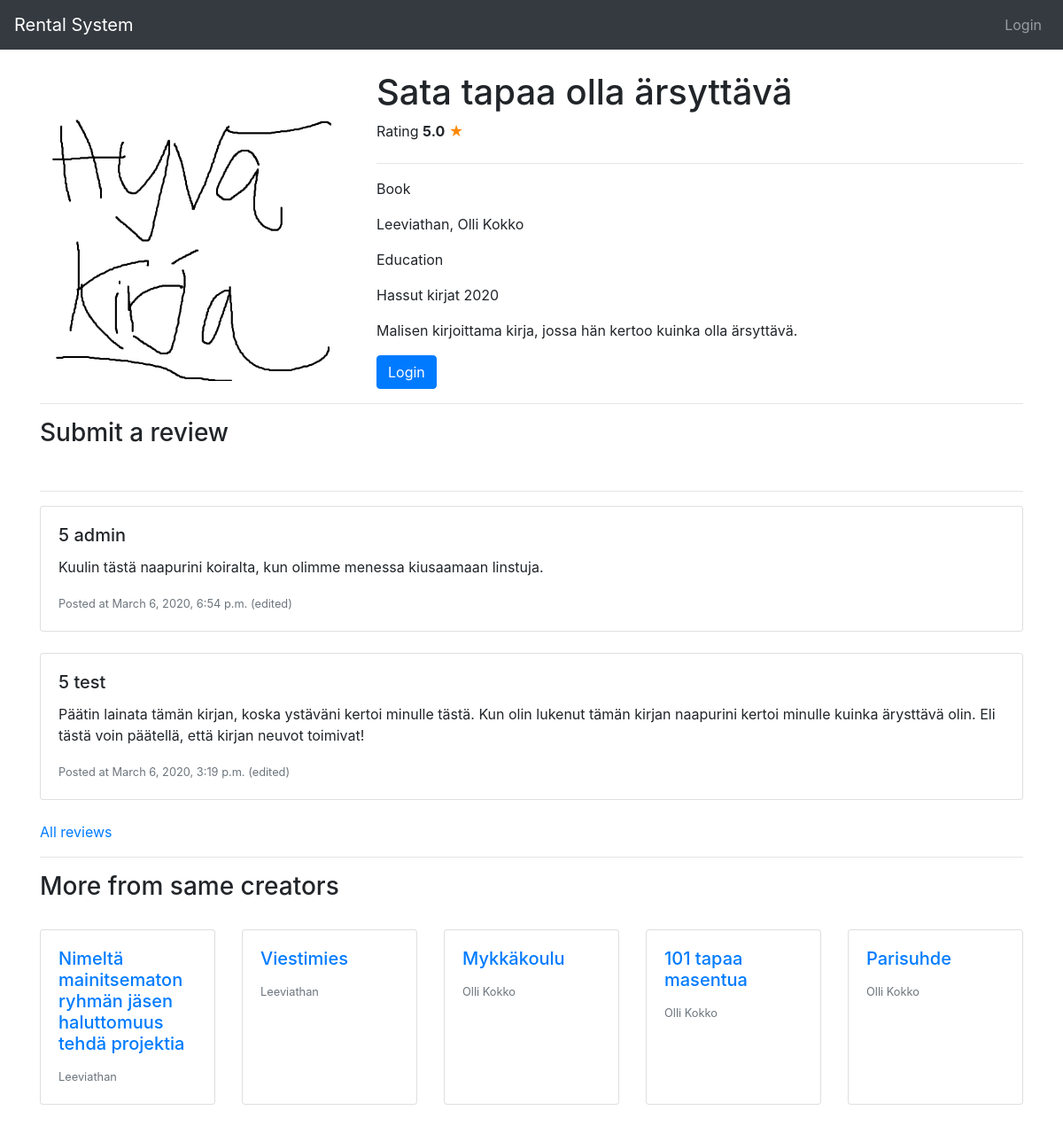
Page /work/1/ on the earlier database version.
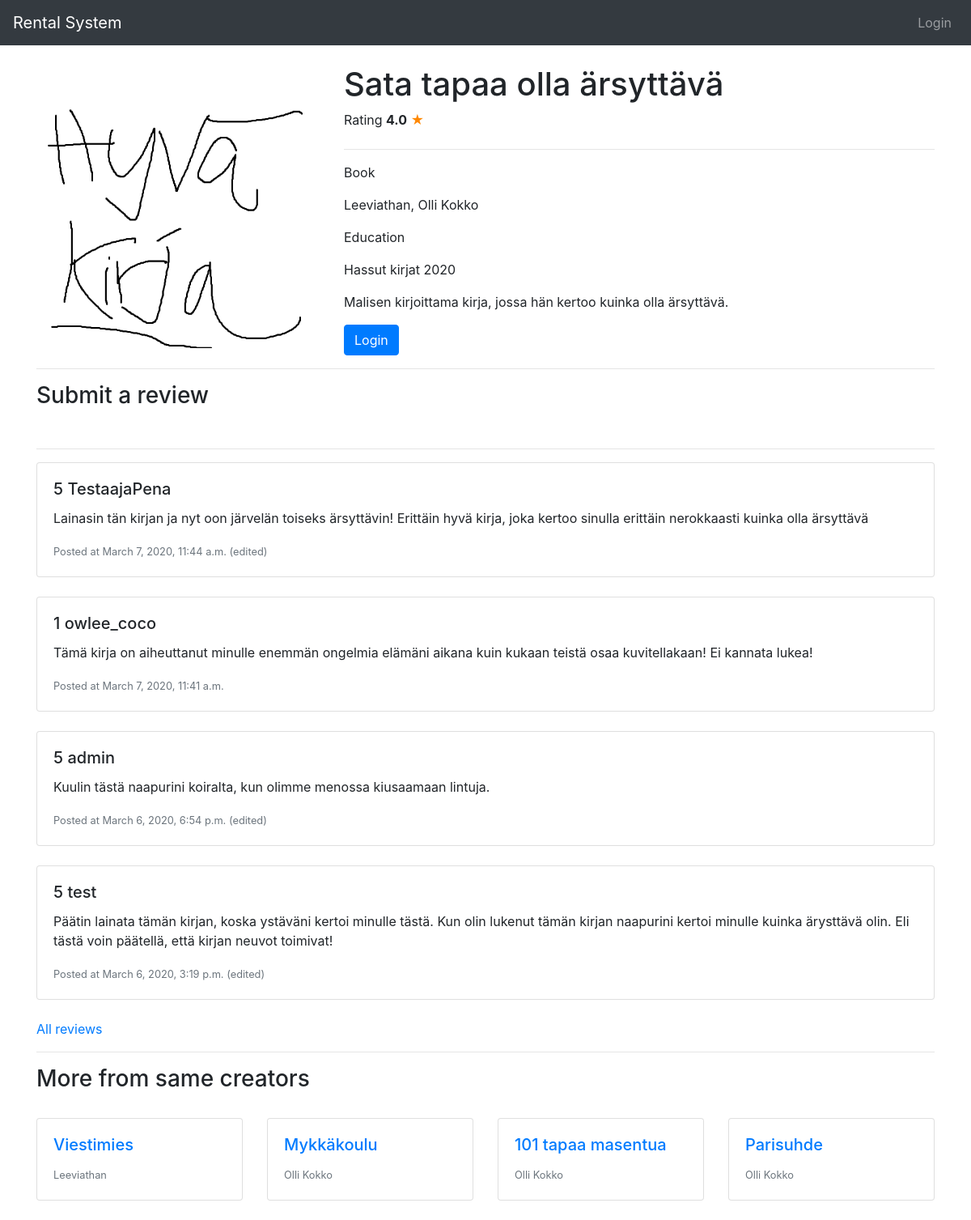
Same page on the later database version.
### rental_system/models.py (models this page shows, shortened)
class Work(models.Model):
    creators = models.ManyToManyField(Creator)
    type = models.ForeignKey(Type, on_delete=models.CASCADE)
    genres = models.ManyToManyField(Genre)
    publishers = models.ManyToManyField(Publisher, null=True, blank=True)
    title = models.CharField(max_length=200)
    desc = models.TextField(max_length=500)
    trailer = models.URLField(blank=True)
    pub_date = models.IntegerField(
        default=2020,
        validators=[
            MaxValueValidator(datetime.date.today().year),
            MinValueValidator(1800)
        ]
    )
    def __str__(self):
        return self.title
    def rating(self):
        rating = Rating.objects.filter(work_id = self.id, visible = True).aggregate(Avg('rating'))
        if not rating['rating__avg']:
            rating = 0
        else:
            rating = round(rating['rating__avg'], 1)
        return rating

class Type(models.Model):
    type = models.CharField(max_length=200)
    def __str__(self):
        return self.type

class Creator(models.Model):
    first_name = models.CharField(max_length=200, null=True)
    last_name = models.CharField(max_length=200, null=True)
    display_name = models.CharField(max_length=200, default="Display name")
    use_display_name = models.BooleanField(default=False)
    def __str__(self):
        if (self.use_display_name == True):
            return self.display_name
        else:
            return self.first_name + " " + self.last_name

class Genre(models.Model):
    genre = models.CharField(max_length=200)
    def __str__(self):
        return self.genre

class Publisher(models.Model):
    publisher = models.CharField(max_length=50)
    def __str__(self):
        return self.publisher

class Rating(models.Model):
    user = models.ForeignKey(User, on_delete=models.CASCADE, default=1)
    work = models.ForeignKey(Work, on_delete=models.CASCADE)
    rating = models.IntegerField(
        default=5,
        validators=[
            MaxValueValidator(5),
            MinValueValidator(0)
        ]
    )
    comment = models.TextField(max_length=500)
    post_date = models.DateTimeField(auto_now_add=True, null=True)
    edit_date = models.DateTimeField(blank=True, null=True)
    visible = models.BooleanField(default=True)
    def edited(self):
        if not self.edit_date:
            return False
        else:
            return True

### rental_system/views.py (the view, shortened to what this page needs)
# urls.py: path('work/<int:work_id>/', views.work, name='work'),
def work(request, work_id):
    work = get_object_or_404(Work, pk=work_id)
    ratings = Rating.objects.filter(work_id = work_id, visible = True).order_by('-post_date')
    creators = work.creators.all()
    other_works = list(Work.objects.filter(~Q(id = work_id),creators__in=creators))[:5]
    rented = RentedWork.objects.all()
    avarage = Rating.objects.filter(work_id = work_id, visible = True).aggregate(Avg('rating'))
    form = RatingForm()
    commented = False
    if not request.user.is_anonymous:
        user = request.user
        if ratings.filter(user_id = user, work_id = work_id, visible = True):
            commented = True
    return render(request, 'rental_system/work.html', {'work': work, 'other_works': other_works, 'ratings': ratings[:5], 'form':form, 'commented': commented,})

### rental_system/templates/rental_system/work.html (shortened to what this page needs)
{% extends 'base.html' %}
{% block content %}
{% load static %}
{% load widget_tweaks %}
<link rel="stylesheet" href="{% static 'rating.css' %}">
<div class="container">
    <div>
        <div class="row" id="header">
            <div class="col-12 col-md-4">
                <img alt="Kuva tähän!" src="{% static 'kuvat/kirja.png' %}" class="w-100 img-responsive">
            </div>
            <div class="col-12 col-md-8">
                <h1>{{ work.title }}</h1>
                {% if work.rating %}
                <p>Rating <strong>{{ work.rating }}</strong> <label for="5-stars" class="star"
                        style="color: #f80;">&#9733;</label></p>
                {% else %}
                <p>No rating</p>
                {% endif %}
                <hr>
                <p>{{ work.type }}</p>
                <p>{{ work.creators.all |join:", " }}</p>
                <p>{{ work.genres.all|join:"," }}</p>
                <p>{{ work.publishers.all|join:", "}} {{ work.pub_date }}</p>
                <p>{{ work.desc }}</p>
                {% if user.is_authenticated %}
                {% if work.available %}
                <td><a href="{% url 'rent_work' work.id %}" class="btn btn-primary">Rent</a></td>
                {% else %}
                <td><button class="btn btn-secondary" disabled>Rented</button></td>
                {% endif %}
                {% else %}
                <a class="btn btn-primary" href="{% url 'login' %}">Login</a>
                {% endif %}
         </div>
        </div>
        <hr>
    </div>
    <div>
        <div>
            <h3>Submit a review</h3>
            <br>
        </div>
        <div>
                <hr>
            </div>
            {% if ratings %}
            {% for rating in ratings %}
            {% if rating.visible %}
            <div class="card w-100">
                <div class="card-body">
                    <h5 class="card-title">{{ rating.rating }} {{ rating.user.username }}</h5>
                    <p class="card-text">{{ rating.comment }}</p>
                    <p class="card-text"><small class="text-muted">Posted at {{ rating.post_date}}
                            {% if rating.edited %}
                            (edited)
                            {% endif %}
                        </small></p>
                </div>
            </div>
            <br>
            {% endif %}
            {% endfor %}
            <a href="{% url 'all_reviews' work.id %}">All reviews</a>
            {% endif %}
        </div>
        <div>
            <hr>
            {% if other_works %}
            <h3>More from same creators</h3>
            <br>
            <div class="card-deck">
                {% for other in other_works %}
                <div class="card">
                    <div class="card-body">
                        <a href="work/1">
                            <h5 class="card-title"><a href="{% url 'work' other.id %}">{{ other }}</a></h5>
                        </a>
                        <p class="card-text"><small class="text-muted">{{ other.creators.all|join:", " }}</small></p>
                    </div>
                </div>
                <br>
                {% endfor %}
            </div>
            {% endif %}
            <br>
        </div>
    </div>
</div>
{% endblock %}

### templates/base.html (shortened to what this page needs)
{% load static %}
<!doctype html>
<html lang="en">
<head>
	<link rel="stylesheet" href="https://stackpath.bootstrapcdn.com/bootstrap/4.4.1/css/bootstrap.min.css"
>
	<link rel="stylesheet" href="{% static 'darkmode.css' %}">
</head>
<body>
	<nav class="navbar navbar-expand navbar-dark bg-dark">
		<a class="navbar-brand" href="{% url 'index' %}">Rental System</a>
		<div class="collapse navbar-collapse" id="navbarNav">
			<ul class="navbar-nav ml-auto">
				{% if user.is_authenticated %}
				<li class="nav-item dropdown">
					<a class="nav-link dropdown-toggle" data-toggle="dropdown" href="#" role="button"
						aria-haspopup="true" aria-expanded="false">{{ user.username }}</a>
					<div class="dropdown-menu dropdown-menu-right">
						<a class="dropdown-item" href="{% url 'reviews' %}">Reviews</a>
						<a class="dropdown-item" href="{% url 'rented' %}">Rented Works</a>
						<a class="dropdown-item" href="{% url 'account' %}">Account</a>
						<div class="dropdown-divider"></div>
						<a class="dropdown-item" href="/logout?next={{request.path}}">Logout</a>
					</div>
				</li>
				{% else %}
				<a class="nav-link" href="{% url 'login' %}?next={{request.path}}">Login</a>
				{% endif %}
			</ul>
		</div>
	</nav>
	<br>
	<div class="container-fluid">
		{% block content %}
		{% endblock %}
</body>
</html>

Differences in the rows shown:
removed Work: title "Nimeltä mainitsematon ryhmän jäsen haluttomuus tehdä projektia", creators.all "Leeviathan"
computed for Work "Sata tapaa olla ärsyttävä": rating "5.0" → "4.0"
added Rating: rating "5", user.username "TestaajaPena", comment "Lainasin tän kirjan ja nyt oon järvelän toiseks ärsyttävin! Erittäin hyvä kirja, joka kertoo sinulla erittäin nerokkaasti kuinka olla ärsyttävä", post_date "March 7, 2020, 11:44 a.m.", shows "(edited)"
added Rating: rating "1", user.username "owlee_coco", comment "Tämä kirja on aiheuttanut minulle enemmän ongelmia elämäni aikana kuin kukaan teistä osaa kuvitellakaan! Ei kannata lukea!", post_date "March 7, 2020, 11:41 a.m."
changed Rating "admin": comment "Kuulin tästä naapurini koiralta, kun olimme menessa kiusaamaan linstuja." → "Kuulin tästä naapurini koiralta, kun olimme menossa kiusaamaan lintuja."
